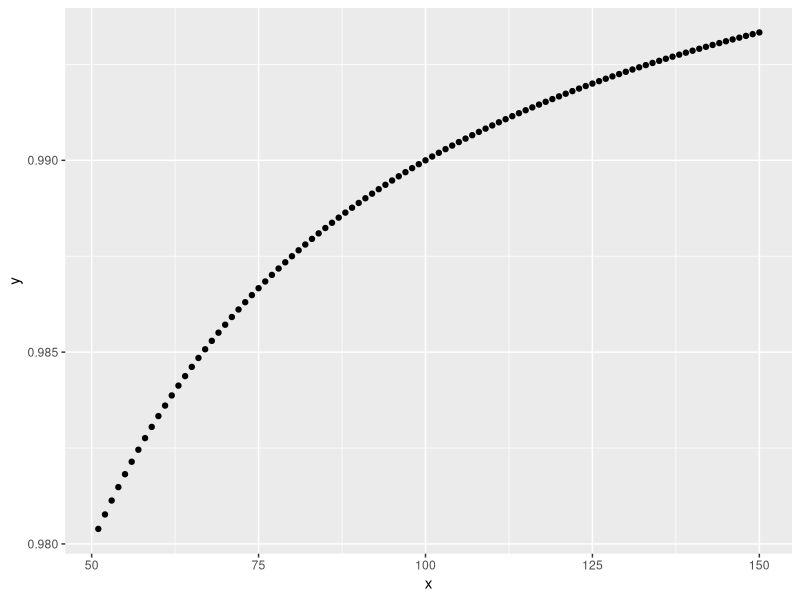
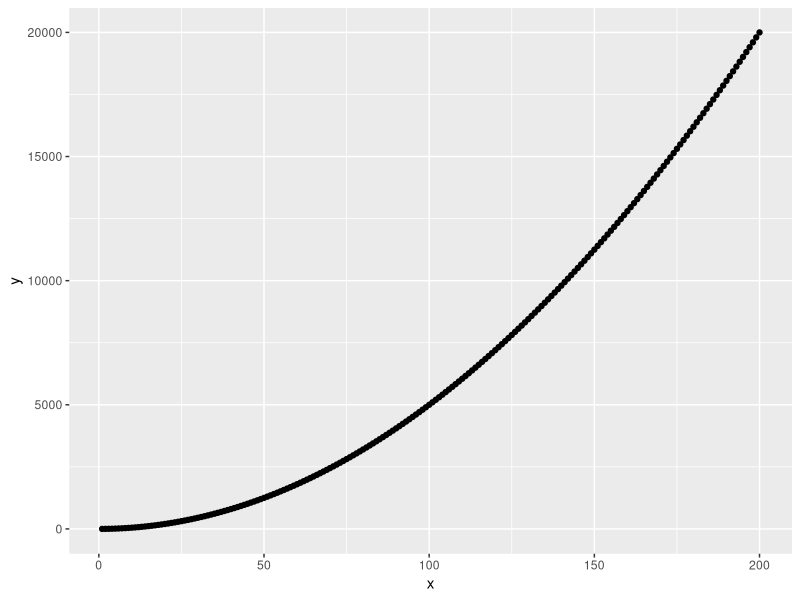
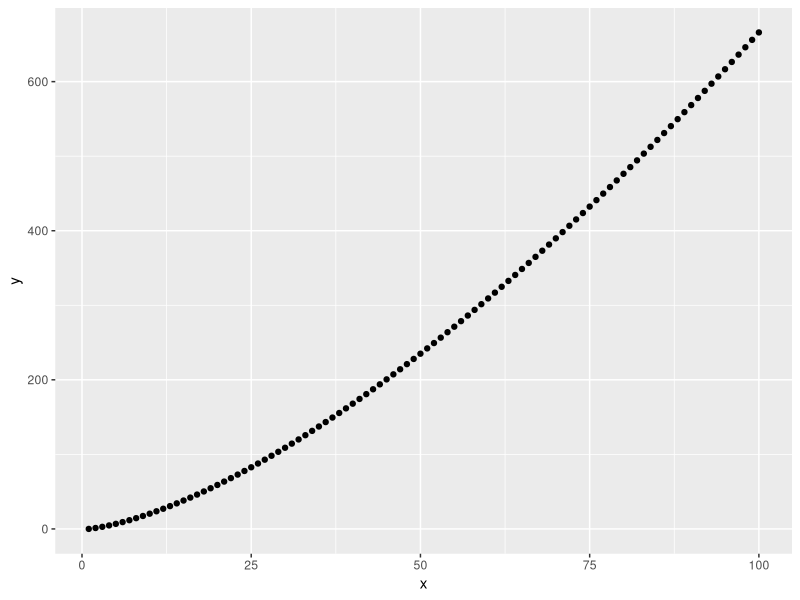

These figures' R source, in order:
## ---- chunk 1
#' Simplified Box-Cox Transformation
#'
#' This function applies an estimate of the power transformation factor (lambda) in a deterministic power function to turn non-normal data into normal data.
#' However, since lamba is user-defined in this function, it may not necessarily result in a normal distribution. A more complex method, such as
#' maximum likelihood estimate (MLE) or Newton-Raphson, may be used to estimate the value of lamba required to achieve a Gaussian distribution, however
#' this is beyond the scope of this assignment.
#'
#' @param x Initial data set.
#' @param lambda Estimate of power transformation factor to make \code{x} a normal distribution.
#' @param delta Amount to shift x by to ensure positive values.
#' @param plot_it Display a plot of \code{x} vs the output. Use logical.
#' @return The vector \code{y}, which represents that transformation of \code{x} by the Box-Cox algorithm.

boxcox <- function(x, lambda, delta, plot_it) {

    #Set sensible defaults
    if(missing(x)){
        return(print("Function requires a dataset"))}
    if(missing(lambda)){
        return(print("Function requires an estimate for lambda"))}
    if(missing(delta)){
        delta <- 0}
    if(missing(plot_it)){
        plot_it <- TRUE}

    #Box-Cox requires positive values, so a shift value should be applied if specified
    if (delta != 0){
        x <- x + delta
    }

    #Apply Box-Cox transformation to obtain new 'normalized' data set
    if (lambda == 0){
        y <- log(x)
    } else {
        y <- ((x^lambda) - 1) / lambda
    }

    #Create plot of old vs. new data to see the transformation
    if (plot_it) print(
        ggplot2::qplot(x, y)
    )
    return(y)
}

#' @rdname boxcox
#' @export
## ---- chunk 2
#context("Applying Box-Cox Transformation")

# test_that("The dataset is shifted by the user-specified delta value", {
#     shift <- c(50)
#     expect_identical(boxcox(1:100, 1, shift, FALSE), c( ((1:100 + shift) - 1)))
# })
# 
# test_that("$Correct function is used when lambda equals zero", {
#     expect_identical(boxcox(1:100, 0, 0, FALSE), log(1:100))
# })
# 
# test_that("$Correct function is used when lambda does not equals zero", {
#     expect_identical(boxcox(1:100, 2, 0, FALSE), ((1:100)^2 - 1) / 2)
# })
## ---- chunk 3
x <- 1:100
y <- boxcox(x, -1, 50, TRUE)
## ---- chunk 4
x <- 1:200
y <- boxcox(x, 2, 0, TRUE)
## ---- chunk 5
x <- 1:100
y <- boxcox(x, 1.5)
## ---- chunk 6
x <- 1:200
y <- boxcox()
z <- boxcox(x)
